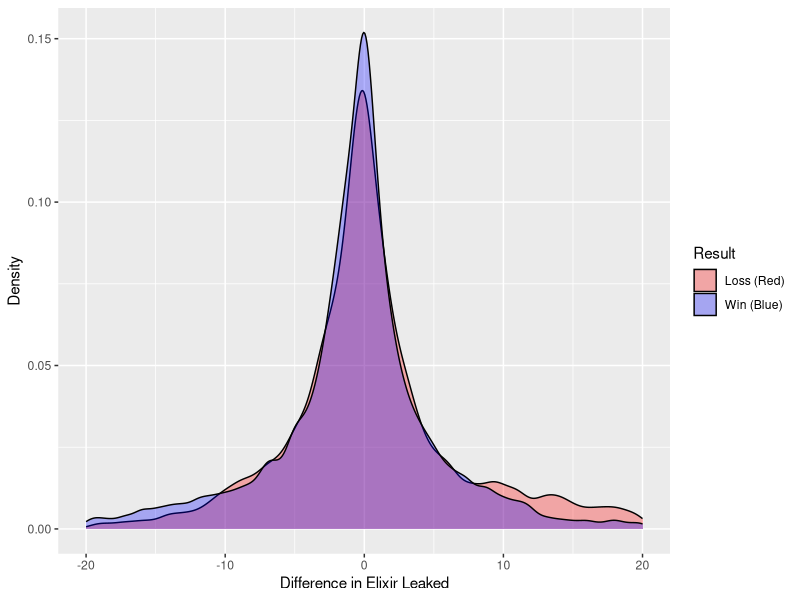

The R source for this figure:
library(readr)
library(ggplot2)

curData <- read.csv("battle_data.csv")
attach(curData)
curData$Difference = Blue_Elixir_Leaked - Red_Elixir_Leaked 
# Create paired histograms
ggplot(curData, aes(x = Difference, fill = factor(Win))) +
    geom_density(alpha = 0.3) +
    scale_fill_manual(values = c("0" = "red", "1" = "blue"),
                      labels = c("Loss (Red)", "Win (Blue)")) +
    xlim(-20, 20) +
    labs(x = "Difference in Elixir Leaked", y = "Density", fill = "Result")



library(dplyr)

winners <- curData$Difference[curData$Win == 1]
losers <- curData$Difference[curData$Win == 0]
summary(winners)
summary(losers)
t.test(winners, losers)
wilcox.test(winners, losers, paired = FALSE)

length(unique(curData$RedID))
length(unique(curData$BlueID))
